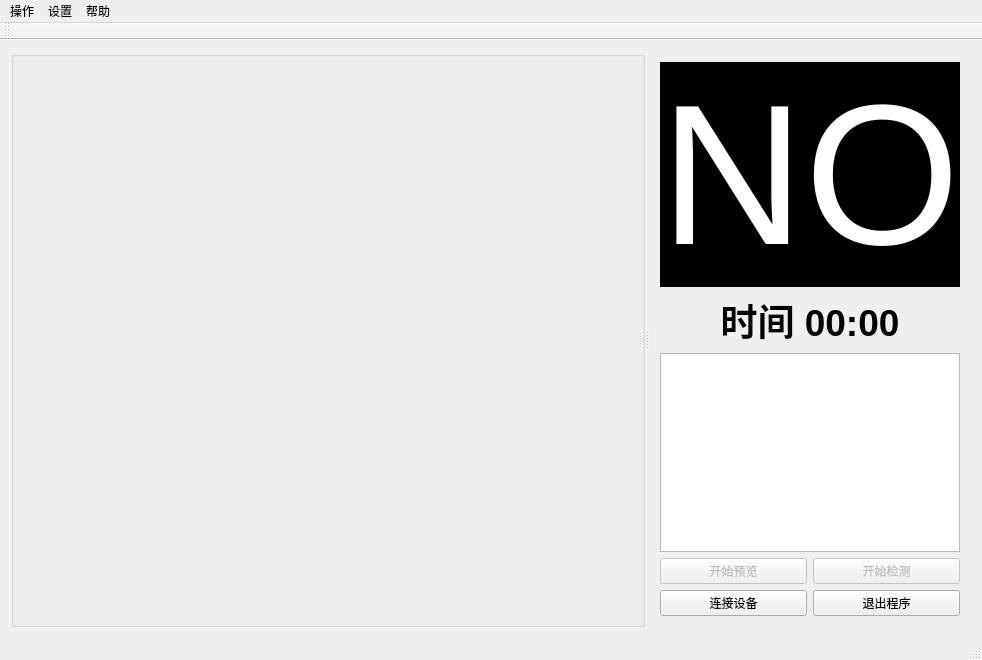
<?xml version="1.0" encoding="UTF-8"?>
<ui version="4.0">
 <class>MainWindowClass</class>
 <widget class="QMainWindow" name="MainWindowClass">
  <property name="geometry">
   <rect>
    <x>0</x>
    <y>0</y>
    <width>982</width>
    <height>660</height>
   </rect>
  </property>
  <property name="windowTitle">
   <string>MainWindow</string>
  </property>
  <widget class="QWidget" name="centralWidget">
   <layout class="QVBoxLayout" name="verticalLayout_4">
    <item>
     <widget class="QSplitter" name="splitter">
      <property name="orientation">
       <enum>Qt::Horizontal</enum>
      </property>
      <widget class="QStackedWidget" name="stackedWidget">
       <property name="sizePolicy">
        <sizepolicy hsizetype="Expanding" vsizetype="Preferred">
         <horstretch>100</horstretch>
         <verstretch>0</verstretch>
        </sizepolicy>
       </property>
       <property name="currentIndex">
        <number>0</number>
       </property>
       <widget class="QWidget" name="page">
        <layout class="QVBoxLayout" name="verticalLayout_2">
         <property name="spacing">
          <number>0</number>
         </property>
         <property name="leftMargin">
          <number>0</number>
         </property>
         <property name="topMargin">
          <number>0</number>
         </property>
         <property name="rightMargin">
          <number>0</number>
         </property>
         <property name="bottomMargin">
          <number>0</number>
         </property>
         <item>
          <widget class="QGroupBox" name="groupBox">
           <property name="sizePolicy">
            <sizepolicy hsizetype="Expanding" vsizetype="Preferred">
             <horstretch>0</horstretch>
             <verstretch>0</verstretch>
            </sizepolicy>
           </property>
           <property name="title">
            <string/>
           </property>
          </widget>
         </item>
        </layout>
       </widget>
       <widget class="QWidget" name="page_2">
        <layout class="QVBoxLayout" name="verticalLayout_3">
         <property name="spacing">
          <number>0</number>
         </property>
         <property name="leftMargin">
          <number>0</number>
         </property>
         <property name="topMargin">
          <number>0</number>
         </property>
         <property name="rightMargin">
          <number>0</number>
         </property>
         <property name="bottomMargin">
          <number>0</number>
         </property>
         <item>
          <widget class="QLabel" name="image_0">
           <property name="styleSheet">
            <string notr="true">background-color: rgb(0, 0, 0);</string>
           </property>
           <property name="text">
            <string/>
           </property>
          </widget>
         </item>
        </layout>
       </widget>
      </widget>
      <widget class="QWidget" name="layoutWidget">
       <layout class="QVBoxLayout" name="verticalLayout">
        <item>
         <widget class="QLabel" name="resultLabel">
          <property name="sizePolicy">
           <sizepolicy hsizetype="Preferred" vsizetype="Preferred">
            <horstretch>0</horstretch>
            <verstretch>0</verstretch>
           </sizepolicy>
          </property>
          <property name="font">
           <font>
            <pointsize>150</pointsize>
            <weight>50</weight>
            <bold>false</bold>
           </font>
          </property>
          <property name="styleSheet">
           <string notr="true">background-color: rgb(0, 0, 0);
color: rgb(255, 255, 255);</string>
          </property>
          <property name="text">
           <string>NO</string>
          </property>
          <property name="alignment">
           <set>Qt::AlignCenter</set>
          </property>
         </widget>
        </item>
        <item>
         <widget class="QLabel" name="countdownLabel">
          <property name="sizePolicy">
           <sizepolicy hsizetype="Preferred" vsizetype="Preferred">
            <horstretch>0</horstretch>
            <verstretch>0</verstretch>
           </sizepolicy>
          </property>
          <property name="font">
           <font>
            <pointsize>28</pointsize>
            <weight>75</weight>
            <bold>true</bold>
           </font>
          </property>
          <property name="text">
           <string>时间 00:00</string>
          </property>
          <property name="alignment">
           <set>Qt::AlignCenter</set>
          </property>
         </widget>
        </item>
        <item>
         <widget class="QListWidget" name="listWidget">
          <property name="sizePolicy">
           <sizepolicy hsizetype="Preferred" vsizetype="Expanding">
            <horstretch>0</horstretch>
            <verstretch>0</verstretch>
           </sizepolicy>
          </property>
          <property name="minimumSize">
           <size>
            <width>0</width>
            <height>0</height>
           </size>
          </property>
          <property name="wordWrap">
           <bool>true</bool>
          </property>
         </widget>
        </item>
        <item>
         <layout class="QGridLayout" name="gridLayout">
          <item row="1" column="1">
           <widget class="QPushButton" name="testButton">
            <property name="enabled">
             <bool>false</bool>
            </property>
            <property name="focusPolicy">
             <enum>Qt::NoFocus</enum>
            </property>
            <property name="styleSheet">
             <string notr="true">font: 12px &quot;华文楷体&quot;;</string>
            </property>
            <property name="text">
             <string>开始检测</string>
            </property>
            <property name="icon">
             <iconset resource="MainDlg.qrc">
              <normaloff>:/MainDlg/Resources/images/rework.ico</normaloff>:/MainDlg/Resources/images/rework.ico</iconset>
            </property>
           </widget>
          </item>
          <item row="1" column="0">
           <widget class="QPushButton" name="previewButton">
            <property name="enabled">
             <bool>false</bool>
            </property>
            <property name="focusPolicy">
             <enum>Qt::NoFocus</enum>
            </property>
            <property name="styleSheet">
             <string notr="true">font: 12px &quot;华文楷体&quot;;</string>
            </property>
            <property name="text">
             <string>开始预览</string>
            </property>
            <property name="icon">
             <iconset resource="MainDlg.qrc">
              <normaloff>:/MainDlg/Resources/images/rework.ico</normaloff>:/MainDlg/Resources/images/rework.ico</iconset>
            </property>
           </widget>
          </item>
          <item row="4" column="1">
           <widget class="QPushButton" name="exitButton">
            <property name="sizePolicy">
             <sizepolicy hsizetype="Preferred" vsizetype="Fixed">
              <horstretch>0</horstretch>
              <verstretch>0</verstretch>
             </sizepolicy>
            </property>
            <property name="focusPolicy">
             <enum>Qt::NoFocus</enum>
            </property>
            <property name="styleSheet">
             <string notr="true">font: 12px &quot;华文楷体&quot;;</string>
            </property>
            <property name="text">
             <string>退出程序</string>
            </property>
            <property name="icon">
             <iconset resource="MainDlg.qrc">
              <normaloff>:/MainDlg/Resources/images/del.ico</normaloff>:/MainDlg/Resources/images/del.ico</iconset>
            </property>
           </widget>
          </item>
          <item row="4" column="0">
           <widget class="QPushButton" name="connectButton">
            <property name="sizePolicy">
             <sizepolicy hsizetype="Preferred" vsizetype="Fixed">
              <horstretch>0</horstretch>
              <verstretch>0</verstretch>
             </sizepolicy>
            </property>
            <property name="focusPolicy">
             <enum>Qt::NoFocus</enum>
            </property>
            <property name="styleSheet">
             <string notr="true">font: 12px &quot;华文楷体&quot;;</string>
            </property>
            <property name="text">
             <string>连接设备</string>
            </property>
            <property name="icon">
             <iconset resource="MainDlg.qrc">
              <normaloff>:/MainDlg/Resources/images/save.ico</normaloff>:/MainDlg/Resources/images/save.ico</iconset>
            </property>
           </widget>
          </item>
         </layout>
        </item>
       </layout>
      </widget>
     </widget>
    </item>
   </layout>
  </widget>
  <widget class="QMenuBar" name="menuBar">
   <property name="geometry">
    <rect>
     <x>0</x>
     <y>0</y>
     <width>982</width>
     <height>22</height>
    </rect>
   </property>
   <widget class="QMenu" name="menu">
    <property name="title">
     <string>操作</string>
    </property>
    <addaction name="actionViewLog"/>
    <addaction name="actionExitApplication"/>
   </widget>
   <widget class="QMenu" name="menu_2">
    <property name="title">
     <string>设置</string>
    </property>
    <addaction name="actionParameterSetting"/>
   </widget>
   <widget class="QMenu" name="menu_3">
    <property name="title">
     <string>帮助</string>
    </property>
    <addaction name="actionAbout"/>
    <addaction name="actionUpdateLog"/>
    <addaction name="actionCheckUpdate"/>
    <addaction name="actionFeedbackAndSuggestion"/>
   </widget>
   <addaction name="menu"/>
   <addaction name="menu_2"/>
   <addaction name="menu_3"/>
  </widget>
  <widget class="QToolBar" name="mainToolBar">
   <attribute name="toolBarArea">
    <enum>TopToolBarArea</enum>
   </attribute>
   <attribute name="toolBarBreak">
    <bool>false</bool>
   </attribute>
  </widget>
  <widget class="QStatusBar" name="statusBar"/>
  <action name="actionConnectDevice">
   <property name="text">
    <string>连接设备</string>
   </property>
  </action>
  <action name="actionExitApplication">
   <property name="text">
    <string>退出程序</string>
   </property>
  </action>
  <action name="actionParameterSetting">
   <property name="text">
    <string>参数设置</string>
   </property>
  </action>
  <action name="actionAbout">
   <property name="text">
    <string>关于</string>
   </property>
  </action>
  <action name="actionUpdateLog">
   <property name="text">
    <string>更新日志</string>
   </property>
  </action>
  <action name="actionCheckUpdate">
   <property name="text">
    <string>检查更新</string>
   </property>
  </action>
  <action name="actionFeedbackAndSuggestion">
   <property name="text">
    <string>反馈与建议</string>
   </property>
  </action>
  <action name="actionViewLog">
   <property name="text">
    <string>查看日志</string>
   </property>
  </action>
 </widget>
 <layoutdefault spacing="6" margin="11"/>
 <resources>
  <include location="MainDlg.qrc"/>
 </resources>
 <connections/>
</ui>
